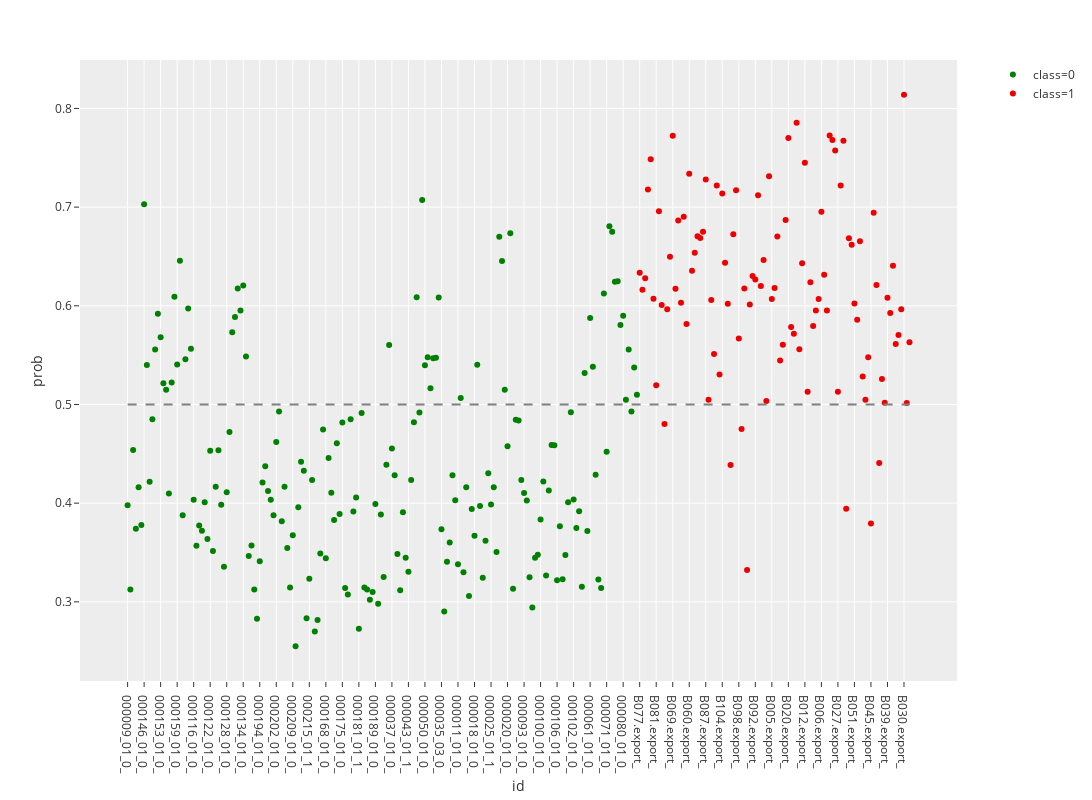

Source (notebook cell):
### Code cell
path = 'C:/Users/pc/OneDrive/PLTTECH/Project/02_Disease_early_screening/lung_cancer/'
df_name = 'subsets_all'
df = pd.read_excel(path + 'rawdata/' + df_name + '.xlsx')

df['id'] = df['id'].apply(lambda x:str(x))
pnasSubsetsIndex = [0,1,2,8,9,15,16,20,22,23,30,35,39,45,46,47,48,51,53,54,57,61,62,63,64,65,66,
                    67,70,71,72,74,76,77,82,83,84,85,86,89,90,91,93,94,96,97,99]       
df = df.iloc[:, pnasSubsetsIndex]
df.iloc[:, 1:-1] = df.iloc[:, 1:-1].multiply(100)
stdsc = StandardScaler()
df.iloc[:, 1:-1] = pd.DataFrame(stdsc.fit_transform(df.iloc[:, 1:-1].values), columns=df.columns[1:-1])

# 模型所用变量
#selected_columns = ['id', 'Lymphocytes', 'Lymphocytes/CD3+', 'Lymphocytes/CD3+/CD8+/Q8: 176Yb_HLA_DR- , 172Yb_CD38-', 
#                    'Lymphocytes/CD3-', 'Lymphocytes/CD3-/NK cells', 'Lymphocytes/NKT', 'Myeloid cells/CD56-CD14-/DC cells/mDC', 
#                    'Myeloid cells/HLA-DR-/MDSC', 'class']
selected_columns = ['id', 'Lymphocytes', 'Lymphocytes/CD3+', 
                    'Lymphocytes/CD3-', 'Lymphocytes/CD3-/NK cells', 'Lymphocytes/NKT', 'Myeloid cells/CD56-CD14-/DC cells/mDC', 
                    'Myeloid cells/HLA-DR-/MDSC', 'class']

# 模型系数
#coefs = [-0.22245426758483827, -0.020730427625031522, -0.16866938308919024, 0.1687315981698945, -0.31750040295546617, 
#         -0.01889006712989188, 0.041521475709957505, 0.0017547035254121604]
coefs = [-0.22245426758483827, -0.020730427625031522, 0.1687315981698945, -0.31750040295546617, 
         -0.01889006712989188, 0.041521475709957505, 0.0017547035254121604]

intercept = 0

plot_df = lungCancerPrediction(df, df_name)

### Figure 1 — Plotly figure (JSON) as saved in the notebook; plotly's stock layout.template omitted (floating-point values rounded to 4 significant figures; data arrays with more than 128 entries replaced by an {"elided": "..."} marker saying what was removed)
{"data": [{"hoverlabel": {"namelength": 0}, "hovertemplate": "class=0<br>id=%{x}<br>prob=%{y}", "legendgroup": "class=0", "marker": {"color": "green", "symbol": "circle"}, "mode": "markers", "name": "class=0", "showlegend": true, "type": "scatter", "x": {"elided": "186 str values"}, "xaxis": "x", "y": {"elided": "186 float values"}, "yaxis": "y"}, {"hoverlabel": {"namelength": 0}, "hovertemplate": "class=1<br>id=%{x}<br>prob=%{y}", "legendgroup": "class=1", "marker": {"color": "#EE0000", "symbol": "circle"}, "mode": "markers", "name": "class=1", "showlegend": true, "type": "scatter", "x": ["B077.export_", "B073.export_", "B075.export_", "B078.export_", "B061.export_", "B080.export_", "B081.export_", "B072.export_", "B082.export_", "B079.export_", "B071.export_", "B062.export_", "B069.export_", "B068.export_", "B067.export_", "B066.export_", "B065.export_", "B064.export_", "B060.export_", "B063.export_", "B083.export_", "B070.export_", "B084.export_", "B108.export_", "B087.export_", "B110.export_", "B059.export_", "B109.export_", "B107.export_", "B106.export_", "B104.export_", "B103.export_", "B102.export_", "B101.export_", "B100.export_", "B099.export_", "B098.export_", "B097.export_", "B096.export_", "B095.export_", "B094.export_", "B093.export_", "B092.export_", "B091.export_", "B090.export_", "B089.export_", "B085.export_", "B058.export_", "B005.export_", "B056.export_", "B025.export_", "B024.export_", "B022.export_", "B021.export_", "B020.export_", "B019.export_", "B018.export_", "B017.export_", "B014.export_", "B013.export_", "B012.export_", "B011.export_", "B010.export_", "B009.export_", "B008.export_", "B007.export_", "B006.export_", "B003.export_", "B002.export_", "B001.export_", "B111.export_", "B026.export_", "B027.export_", "B028.export_", "B029.export_", "B055.export_", "B054.export_", "B052.export_", "B051.export_", "B050.export_", "B049.export_", "B048.export_", "B047.export_", "B046.export_", "B045.export_", "B057.export_", "B044.export_", "B042.export_", "B041.export_", "B040.export_", "B039.export_", "B038.export_", "B036.export_", "B035.export_", "B033.export_", "B032.export_", "B030.export_", "B043.export_", "B112.export_"], "xaxis": "x", "y": [0.6335, 0.6163, 0.6278, 0.718, 0.7484, 0.6071, 0.5195, 0.6957, 0.6008, 0.4802, 0.5965, 0.6497, 0.7723, 0.6172, 0.6863, 0.6032, 0.6902, 0.5816, 0.7339, 0.6355, 0.6539, 0.6705, 0.6686, 0.6752, 0.728, 0.5048, 0.606, 0.5512, 0.722, 0.5304, 0.7138, 0.6436, 0.6021, 0.4387, 0.6725, 0.7172, 0.5669, 0.475, 0.6176, 0.3321, 0.6014, 0.6302, 0.6267, 0.712, 0.62, 0.6465, 0.5036, 0.7312, 0.6069, 0.6181, 0.6703, 0.5445, 0.5604, 0.687, 0.7699, 0.5785, 0.5718, 0.7856, 0.556, 0.643, 0.7449, 0.5128, 0.6237, 0.5796, 0.5953, 0.6069, 0.6952, 0.6314, 0.5953, 0.7725, 0.768, 0.7573, 0.513, 0.722, 0.7673, 0.3944, 0.6686, 0.6618, 0.6022, 0.5859, 0.6655, 0.5283, 0.5048, 0.5479, 0.3795, 0.6943, 0.6212, 0.4408, 0.5258, 0.5018, 0.6083, 0.5926, 0.6406, 0.5612, 0.5704, 0.5964, 0.8138, 0.5016, 0.5629], "yaxis": "y"}, {"line": {"color": "grey", "dash": "dash"}, "mode": "lines", "showlegend": false, "type": "scatter", "x": ["000009_01_0_", "B112.export_"], "y": [0.5, 0.5]}], "layout": {"height": 800, "legend": {"tracegroupgap": 0}, "margin": {"t": 60}, "width": 1200, "xaxis": {"anchor": "y", "domain": [0, 0.98], "title": {"text": "id"}}, "yaxis": {"anchor": "x", "domain": [0, 1], "title": {"text": "prob"}}}}
